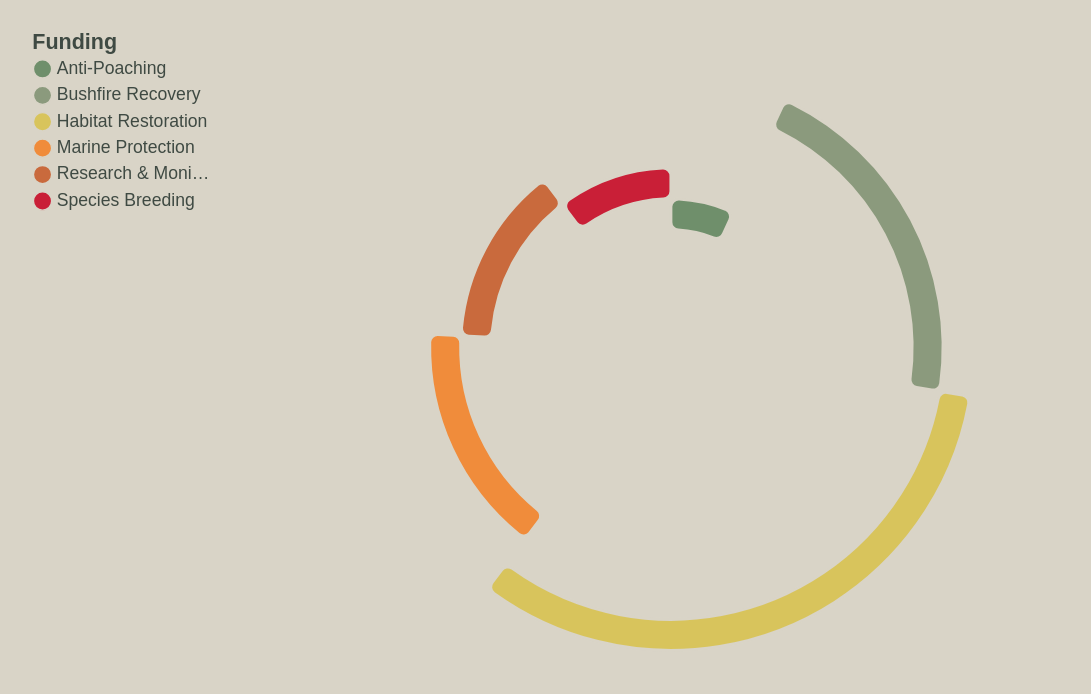

Vega-Lite specification for this chart:
### Vega-Lite specification from a JSON file in a GitHub repository (floating-point values rounded to 4 significant figures)
{"$schema": "https://vega.github.io/schema/vega-lite/v5.json", "width": 850, "height": 700, "data": {"values": [{"category": "Habitat Restoration", "funding": 38}, {"category": "Bushfire Recovery", "funding": 24}, {"category": "Marine Protection", "funding": 18}, {"category": "Species Breeding", "funding": 12}, {"category": "Research & Monitoring", "funding": 16}, {"category": "Anti-Poaching", "funding": 8}]}, "layer": [{"mark": {"type": "arc", "innerRadius": 90, "cornerRadius": 8, "stroke": "#d9d4c7", "strokeWidth": 3}, "encoding": {"theta": {"field": "funding", "type": "quantitative"}, "radius": {"field": "funding", "scale": {"range": [120, 310]}}, "color": {"field": "category", "type": "nominal", "scale": {"range": ["#6f8f6b", "#8b9a7d", "#d8c45c", "#f08c3b", "#c96a3d", "#c91f37"]}, "legend": {"orient": "left", "title": "Funding", "direction": "vertical", "labelColor": "#3f4a43", "titleColor": "#3f4a43", "labelFontSize": 18, "titleFontSize": 22, "symbolSize": 350, "symbolType": "circle", "padding": 28}}, "tooltip": [{"field": "category", "title": "Conservation Area"}, {"field": "funding", "title": "Funding Allocation (%)"}]}}], "config": {"background": "#d9d4c7", "view": {"stroke": null}}}
